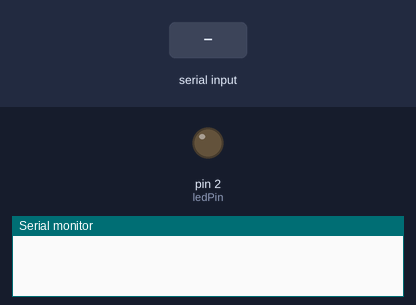
The sketch below on a simulated Arduino Uno, built with avr-gcc and run on an emulated ATmega328P. Parts: output pins drawn as LEDs (lit = HIGH), the last lines printed to the serial monitor. Dashed ring = blinking. The test bench sets the inputs (shaded band).

Above: at 1.2 s.
1.3 s: byte 3 (3) received over Serial
At 1.55 s:
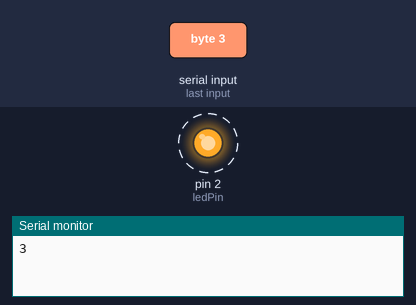
Timing chart, 0 to 10.3 s (numbered marks = the images above; inputs shaded):
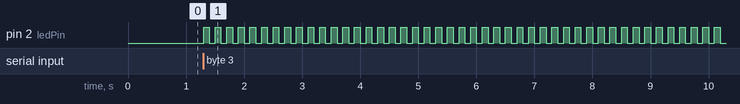

The sketch:

BluetoothMITApp.ino
```cpp
const int ledPin = 2;      // the pin that the LED is attached to
byte serialA;
void setup()
{
  // initialize the serial communication:
  Serial.begin(19200); //baud rate - make sure it matches that of the module you got:
  // initialize the ledPin as an output:
  pinMode(ledPin, OUTPUT);
}

void loop() {

if (Serial.available() > 0) {
  serialA = Serial.read();
  Serial.println(serialA);
  }

      switch (serialA) {
    case 1:
      digitalWrite(ledPin, HIGH);
      break;
    case 2:
      digitalWrite(ledPin, LOW);
      break;
    case 3:
      digitalWrite(ledPin, HIGH);
      delay(100);
      digitalWrite(ledPin, LOW);
      delay(100);
    default:
      break;
  }

}
```

Measured:
- after the input at 1.3 s, pin 2 (ledPin): alternates HIGH for 0.10 s and LOW for 0.10 s, starting at once
